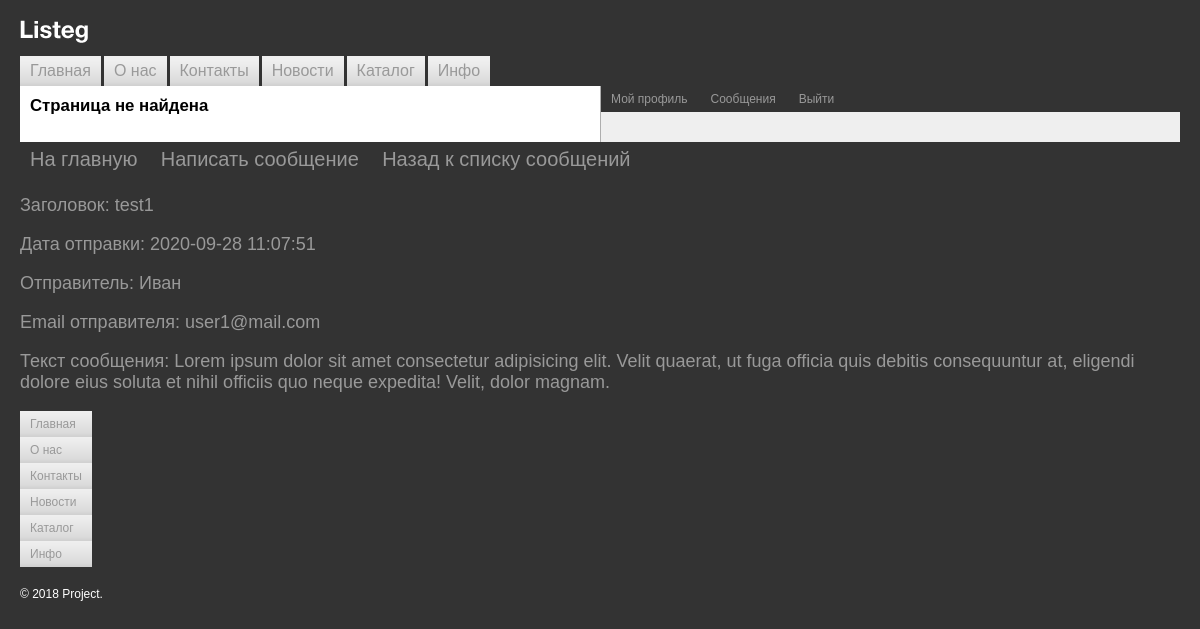
/posts/message.php?id=7 (signed in), run on the app's committed database.
### tables this page shows
CREATE TABLE `messages` (
  `id` int NOT NULL AUTO_INCREMENT,
  `title` varchar(45) DEFAULT NULL,
  `text` text,
  `date` timestamp NOT NULL DEFAULT CURRENT_TIMESTAMP,
  `sender` int NOT NULL,
  `recepient` int NOT NULL,
  `section_id` int DEFAULT NULL,
  `read` tinyint(1) NOT NULL DEFAULT '0',
  PRIMARY KEY (`id`),
  UNIQUE KEY `id_UNIQUE` (`id`),
  KEY `c_secstion_id_idx` (`section_id`) /*!80000 INVISIBLE */,
  KEY `c_sender` (`sender`),
  KEY `c_recepient_idx` (`recepient`),
  CONSTRAINT `c_recepient` FOREIGN KEY (`recepient`) REFERENCES `users` (`id`),
  CONSTRAINT `c_section_id` FOREIGN KEY (`section_id`) REFERENCES `sections` (`id`),
  CONSTRAINT `c_sender` FOREIGN KEY (`sender`) REFERENCES `users` (`id`)
);

CREATE TABLE `users` (
  `id` int NOT NULL AUTO_INCREMENT,
  `login` varchar(255) NOT NULL,
  `password` varchar(255) NOT NULL,
  `name` varchar(255) NOT NULL,
  `email` varchar(255) NOT NULL,
  `phone` varchar(20) NOT NULL,
  `register_date` timestamp NOT NULL DEFAULT CURRENT_TIMESTAMP,
  `active` tinyint(1) NOT NULL DEFAULT '0',
  `agreed` tinyint(1) NOT NULL DEFAULT '0',
  PRIMARY KEY (`id`),
  UNIQUE KEY `id_UNIQUE` (`id`) /*!80000 INVISIBLE */,
  KEY `c_name_idx` (`name`)
);

### include/messages.php (called while the page is built, shortened)
<?php
function getOpenMessage() {
    if (isset($_GET['id'])) {
        $id = mysqli_real_escape_string(getConnection(), $_GET['id']);
    }
    $getInfoMessage = mysqli_query(
    getConnection(),
    "SELECT m.title, m.date, m.sender, m.text, u.name, u.email FROM messages AS m
    LEFT JOIN users AS u ON m.sender = u.id
    WHERE m.id = $id;"
    );
    $openMessage = mysqli_fetch_assoc($getInfoMessage);
    return $openMessage;
}
function openMessage($array) {
    include($_SERVER['DOCUMENT_ROOT'] . '/templates/openMessage.php');
}

### include/connection.php (called while the page is built)
<?php
function getConnection() {
    $host = 'localhost';
    $user = 'root';
    $password = 'root';
    $dbname = 'task_manager';
    static $db;
    if (empty($db)) {
        $db = mysqli_connect($host, $user, $password, $dbname) or die('Ошибка соединения');
    }
    return $db;
}

### templates/openMessage.php (the view)
<div class="open-message">
        <p>Заголовок: <?= $array['title'] ?></p>
        <p>Дата отправки: <?= $array['date'] ?></p>
        <p>Отправитель: <?= $array['name'] ?></p>
        <p>Email отправителя: <?= $array['email'] ?></p>
        <p>Текст сообщения: <?= $array['text'] ?></p>
</div>

### styles/styles.css (style rules this page uses)
body { background: #333333; padding: 20px; margin: 0; color: #000000; font-family: Arial, Helvetica, sans-serif; font-size: 12px; }
div { border: none; font-size: 1em; }
.open-message { font-size: 18px; color: #999999; }

### data on the page
messages: title "test1", date "2020-09-28 11:07:51", sender.name "Иван", sender.email "user1@mail.com", text "Lorem ipsum dolor sit amet consectetur adipisicing elit. Velit quaerat, ut fuga officia quis debitis consequuntur at, eligendi dolore eius soluta et nihil officiis quo neque expedita! Velit, dolor magnam."

### other printed values
cutString($menuItem['title']) "Главная"
cutString($menuItem['title']) "О нас"
cutString($menuItem['title']) "Контакты"
cutString($menuItem['title']) "Новости"
cutString($menuItem['title']) "Каталог"
cutString($menuItem['title']) "Инфо"
pageTitle($menu) "Страница не найдена"
